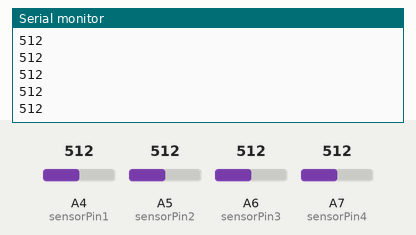
Simulated run of this sketch. Board: Arduino Leonardo, built with avr-gcc and run on an emulated ATmega32U4. On the bench: the last lines printed to the serial monitor. The test bench sets the inputs (shaded band); at power-on: A4 (sensorPin1) = 512, A5 (sensorPin2) = 512, A6 (sensorPin3) = 512, A7 (sensorPin4) = 512. USB keyboard and mouse output is not drawn.

Above: at 1.2 s.
1.3 s: A4 (sensorPin1) set to 589
At 1.32 s:
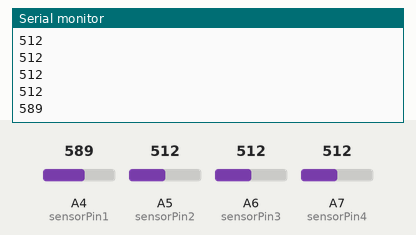
2.8 s: A4 (sensorPin1) set to 619
At 2.95 s:
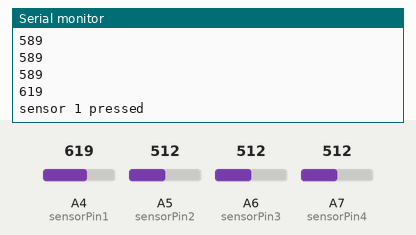
Timing chart, 0 to 5.8 s (numbered marks = the images above; inputs shaded):
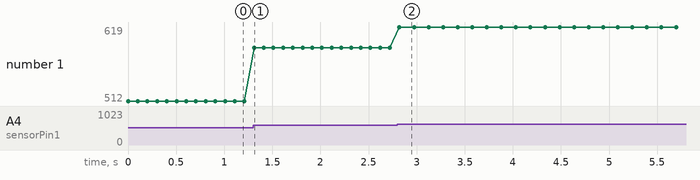

Measured:
- the behaviour switches between 600 and 601 on A4 (sensorPin1) (found by bisection; images 1 and 2)
- after the input at 1.3 s, the serial monitor: prints a new line at once (image 1)
- after the input at 2.8 s, the serial monitor: prints a new line at once (image 2)
- plotted number 1: 512 → 589 after the input at 1.3 s, 589 → 619 after the input at 2.8 s

The sketch:

4AnalogInputsKeyboard.ino
```cpp
/* Textile Interfaces 2023
  Kate Hartman
  4 analog sensors to activate 4 keyboard keys
  be sure to use a voltage divider circuit for each sensor!
  Based on Keyboard library examples
 */

#include "Keyboard.h"

#define DEBOUNCE 100  // delay for ensuring that the sensor presses do not overlap


// Variables that won't change

const int sensorPin1 = A4;
const int sensorPin2 = A5;
const int sensorPin3 = A6;
const int sensorPin4 = A7;

const int keyboardKey1 = KEY_UP_ARROW;
const int keyboardKey2 = KEY_DOWN_ARROW;
const int keyboardKey3 = KEY_LEFT_ARROW;
const int keyboardKey4 = KEY_RIGHT_ARROW;

// Change this to a threshold that makes sense for your sensor(s). Use Examples -> 01.Basics -> AnalogInputSerial to determine.

const int threshold = 600;

// Variables that will change

int sensorValue1 = 1;
int sensorValue2 = 1;
int sensorValue3 = 1;
int sensorValue4 = 1;


void setup() {

  // initialize serial
  Serial.begin(9600);


  Keyboard.begin( );
}

void loop() {

  // read all sensor pins
  sensorValue1 = analogRead(sensorPin1);
  sensorValue2 = analogRead(sensorPin2);
  sensorValue3 = analogRead(sensorPin3);
  sensorValue4 = analogRead(sensorPin4);

  // use the sensor values to control  keyboard
  Serial.println(sensorValue1);
  if (sensorValue1 > threshold) {
    Keyboard.press(keyboardKey1);
    Serial.println("sensor 1 pressed");
    delay(50);
  }
  if (sensorValue2 > threshold) {
    Keyboard.press(keyboardKey2);
    Serial.println("sensor 2 pressed");
    delay(50);
  }
  if (sensorValue3 > threshold) {
    Keyboard.press(keyboardKey3);
    Serial.println("sensor 3 pressed");
    delay(50);
  }
  if (sensorValue4 > threshold) {
    Keyboard.press(keyboardKey4);
    Serial.println("sensor 4 pressed");
    delay(50);
  }

  Keyboard.releaseAll();
  delay(DEBOUNCE);  // delay in between reads for stability
}
```
